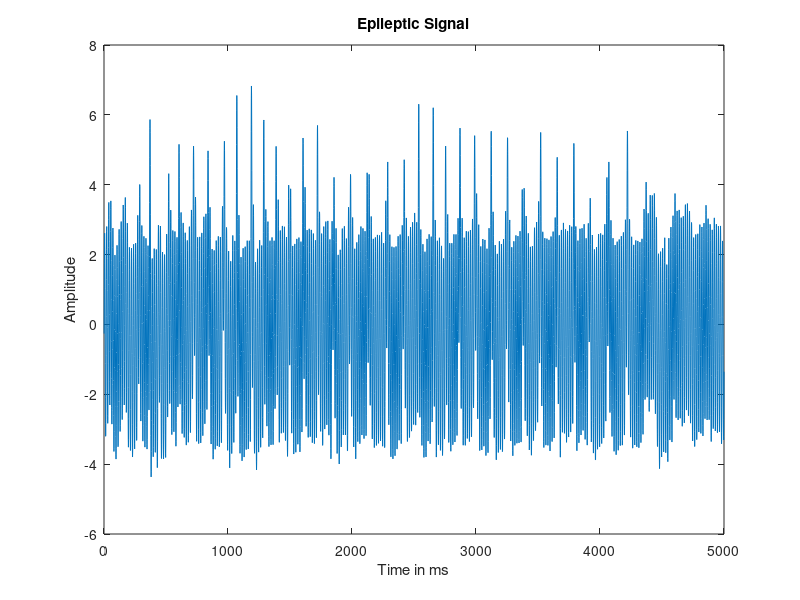
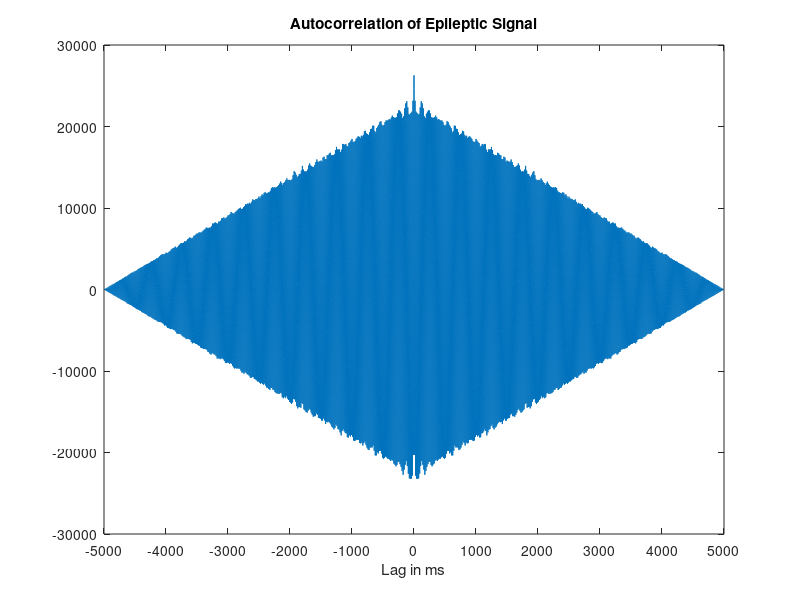
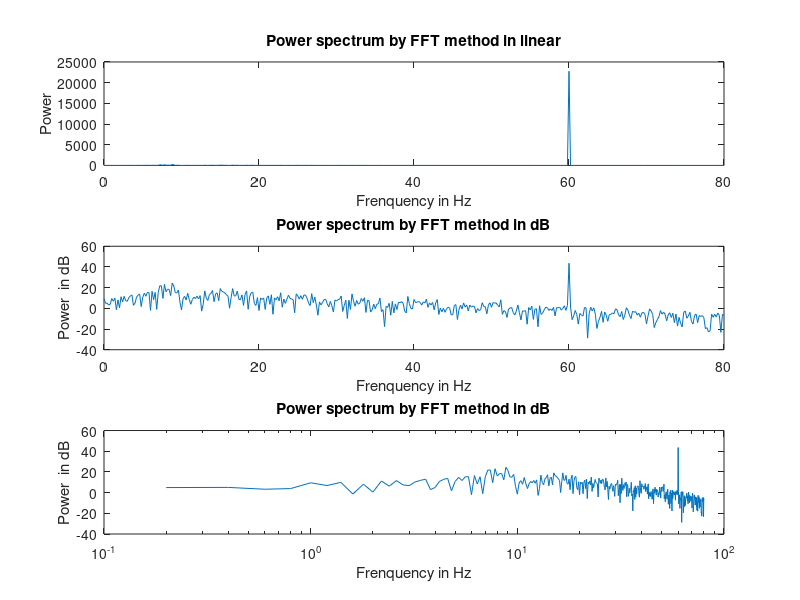
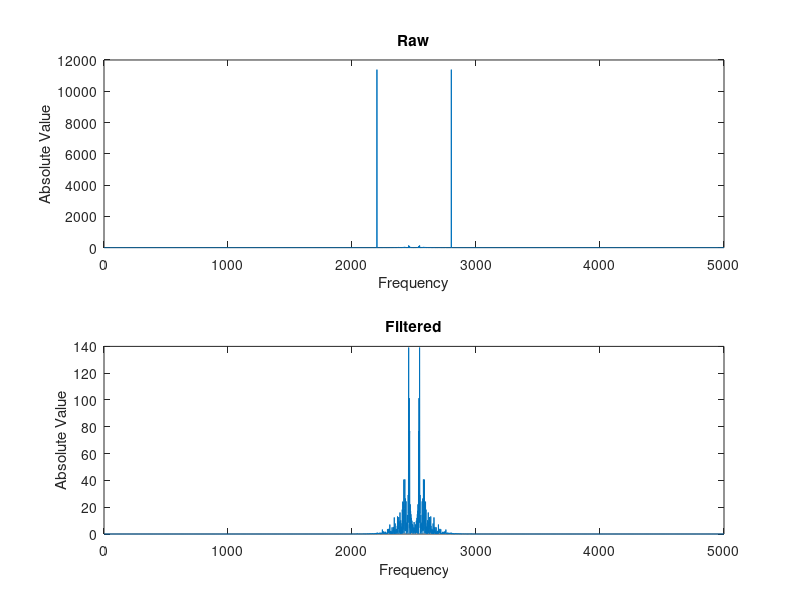

These charts were generated, in order, by the following MATLAB code:
load('EEGepilepsy.mat');

%% Visualizing the Epileptic signal

figure(1);
plot(epileptic);
xlabel("Time in ms");
ylabel("Amplitude");
title("Epileptic Signal");

%% Auto correlation Plot

figure(2);
plot(xcorr(epileptic));
xticks([0:1000:10000]);
xticklabels([-5000:1000:5000 ]);
xlabel("Lag in ms");
title("Autocorrelation of Epileptic Signal");


%% Periodogram Code

dt = 1 ;              %sampling interval in ms
Fs = 1000;            % Sampling frequency                    
T = 1/Fs;             % Sampling period
N = 5000;             % no of samples in time

% Nyquist Frequency is 500 Hz

U=fft(epileptic);

fvals = Fs*(0:(N/2))/N;  % for the x ticks
%Frequency resolution is 0.2 Hz

mag=abs(U).^2/N;
P1 = mag(1:N/2+1);
P1(2:end-1) = 2*P1(2:end-1);

figure(3);
subplot(3,1,1);
plot(fvals(1:401),P1(1:401)); %restricting frequency to 80 Hz
xlabel('Frenquency in Hz'); 
ylabel('Power'); 
title('Power spectrum by FFT method in linear');

subplot(3,1,2);
plot(fvals(1:401),10*log10(P1(1:401)));
xlabel('Frenquency in Hz'); 
ylabel('Power  in dB');
title('Power spectrum by FFT method in dB');

subplot(3,1,3);
semilogx(fvals(1:401),10*log10(P1(1:401)));
xlabel('Frenquency in Hz'); 
ylabel('Power  in dB');
title('Power spectrum by FFT method in dB');

%% Removing 60 Hz contaminatin
figure(4);

Ushift = fftshift(U);
Umag = abs(Ushift).^2/N;

subplot(2,1,1);
plot(Umag);
xlabel("Frequency");
ylabel("Absolute Value");
title("Raw");

% Removing 60 Hz signal

for i = 1:length(U)
    if Umag(i) >= 900
        Ushift(i) = 0;
        Umag(i) = 0;
    end
end

subplot(2,1,2);
plot(Umag);
xlabel("Frequency");
ylabel("Absolute Value");
title("Filtered");

%% Inverse Fourier Transform
filtered = ifft(fftshift(Ushift)); %taking fftshift as Ushift has been cleaned

figure(5);
plot(filtered);
xlabel("Time in ms");
ylabel("Amplitude");
title("Filtered Epileptic Signal");

%% Filtered Periodogram

figure(6);
plot(fvals(1:401),Umag(2501:2901),"k."); %restricting frequency to 80 Hz
xlabel('Frenquency in Hz'); 
ylabel('Power'); 
title('Power spectrum by FFT method in linear');

%% Padded Periodogram
dt = 1 ;              %sampling interval in ms
Fs = 1000;            % Sampling frequency                    
T = 1/Fs;             % Sampling period
N = 5000*5;             % no of samples in time

% Nyquist Frequency is 500 Hz
padded = [filtered zeros(1,5000*4)];
U=fft(padded);

fvals = Fs*(0:(N/2))/N;  % for the x ticks
%Frequency resolution is 0.2 Hz

mag=abs(U).^2/N;
P1 = mag(1:N/2+1);
P1(2:end-1) = 2*P1(2:end-1);

figure(7);
plot(fvals(1:2001),P1(1:2001),"k."); %restricting frequency to 80 Hz
xlabel('Frenquency in Hz'); 
ylabel('Power'); 
title('Power spectrum by FFT method in linear');
